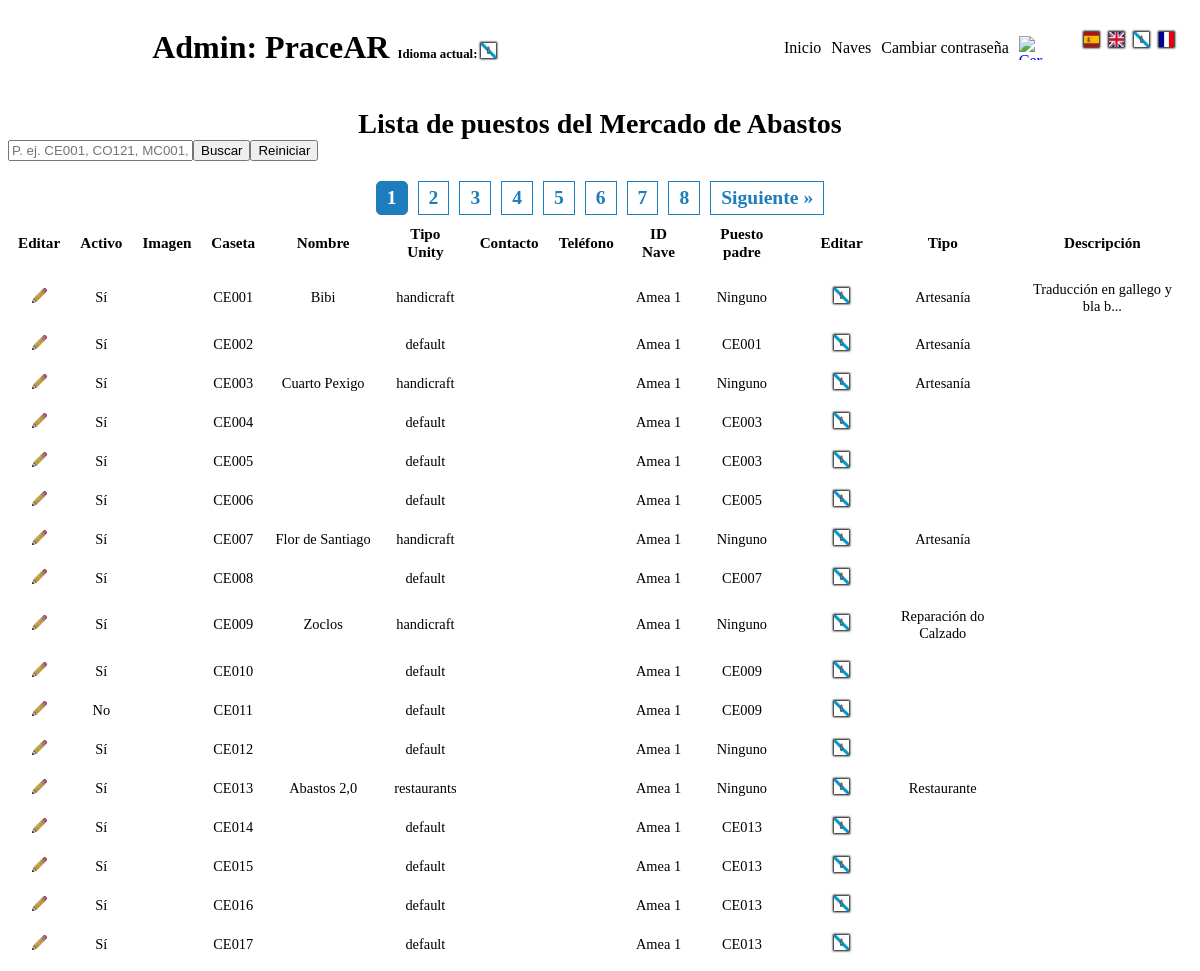
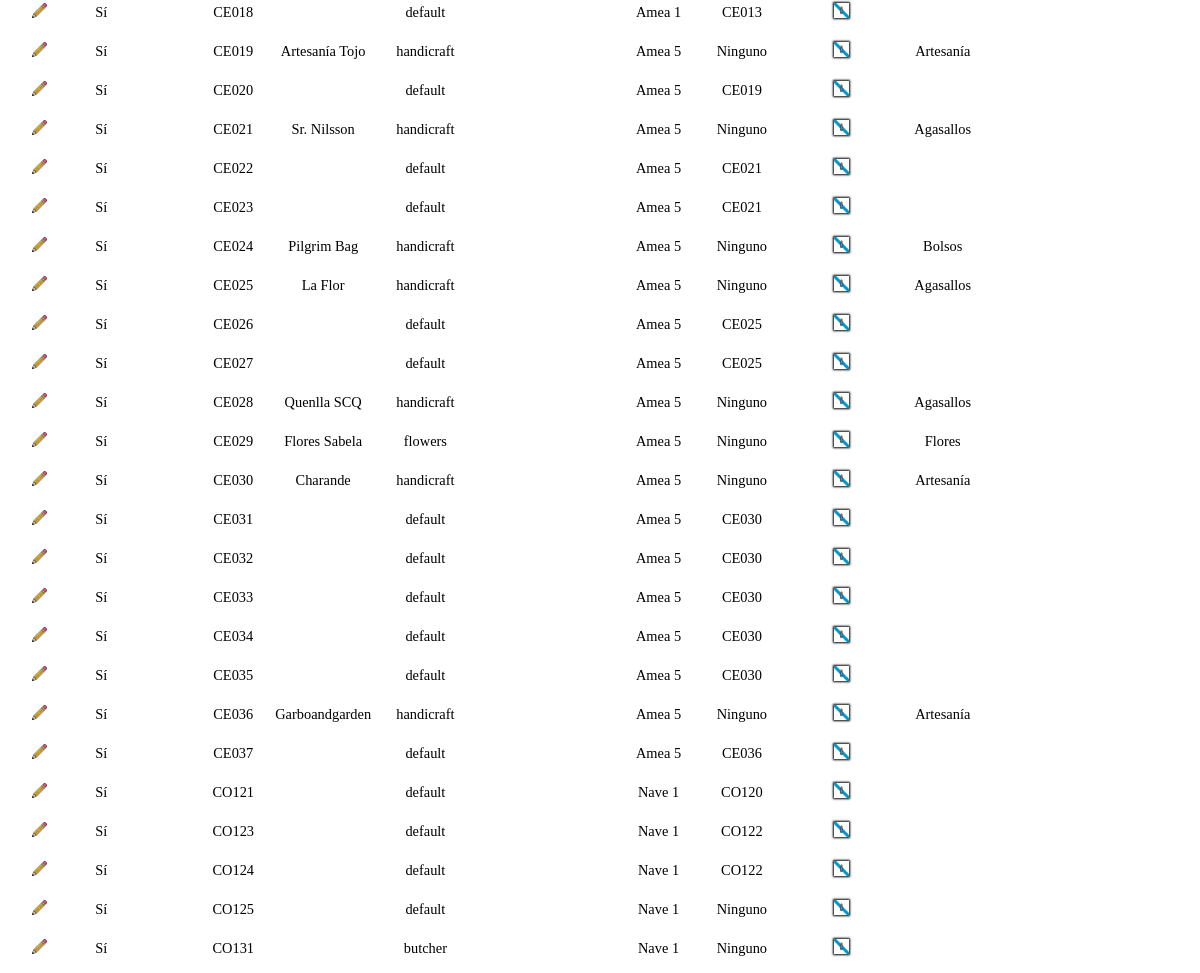
Page / (signed in, upper part) on the earlier database version (2 pictures, top to bottom).
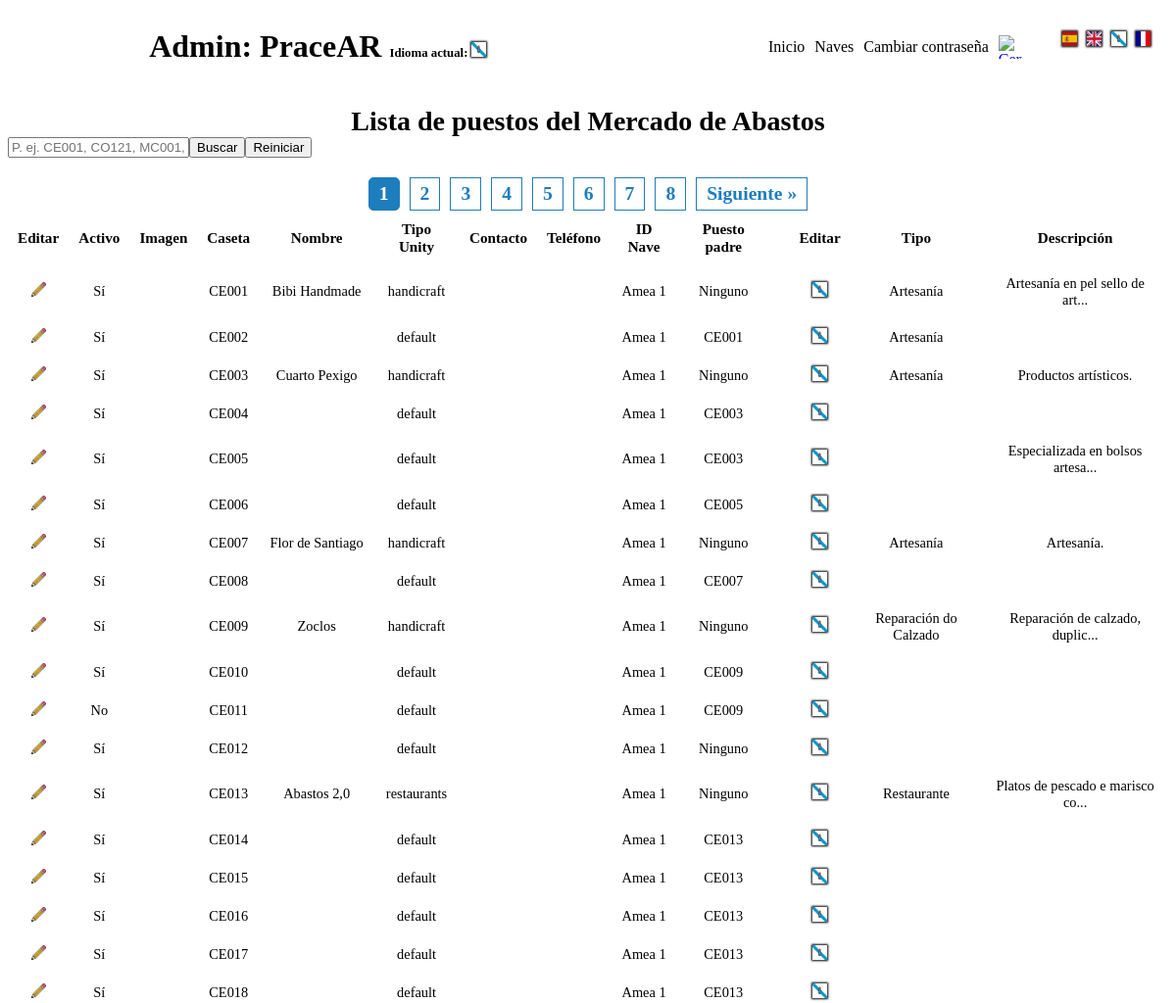
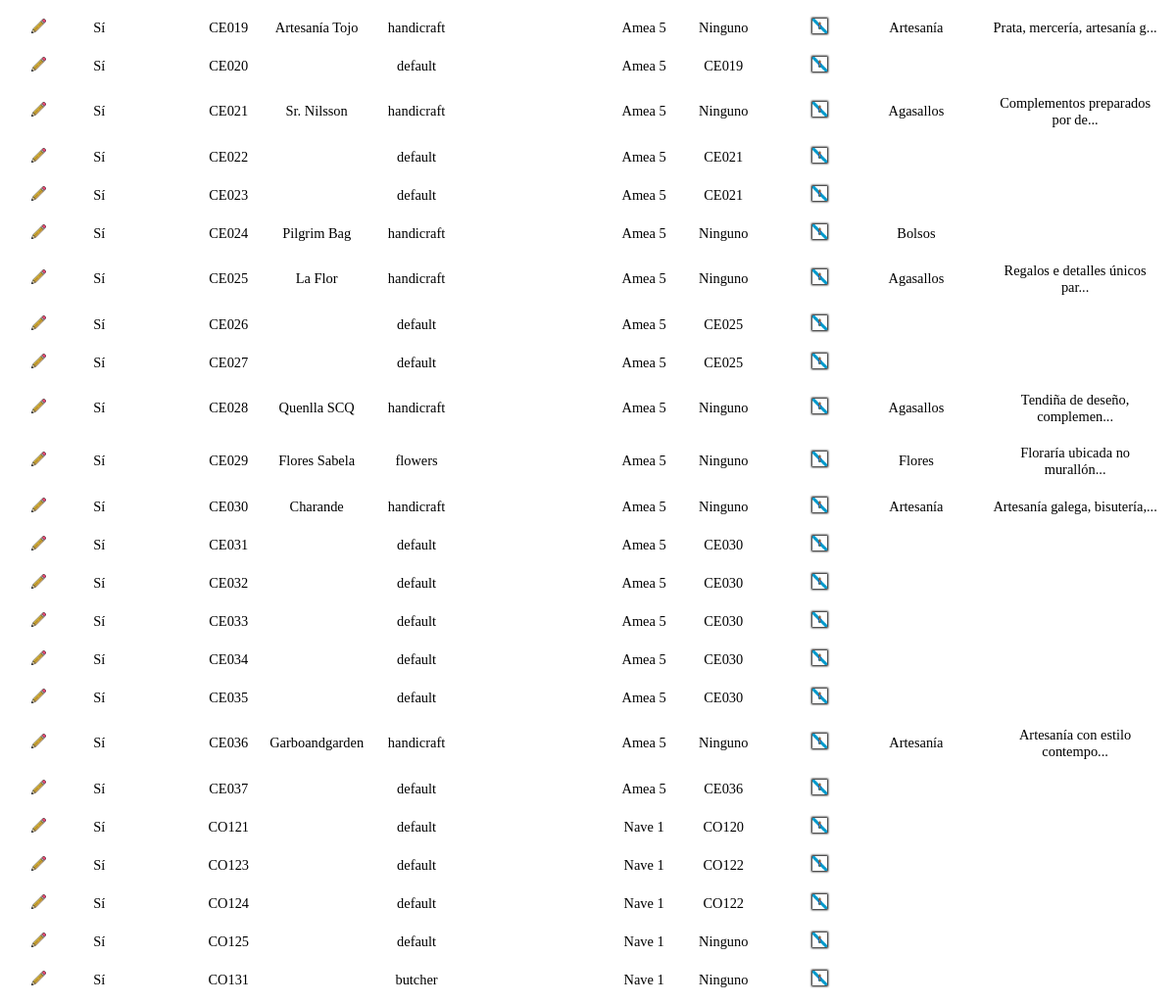
Same page on the later database version (2 pictures, top to bottom).
### tables this page shows
CREATE TABLE `puestos` (
  `id` int(11) NOT NULL,
  `caseta` char(5) NOT NULL,
  `nombre` varchar(50) NOT NULL DEFAULT 'Desconocido',
  `imagen` mediumtext DEFAULT NULL,
  `contacto` varchar(250) DEFAULT NULL,
  `telefono` varchar(15) DEFAULT NULL,
  `id_nave` int(11) DEFAULT NULL,
  `activo` tinyint(1) NOT NULL DEFAULT 1,
  `tipo_unity` varchar(30) NOT NULL DEFAULT 'default',
  `caseta_padre` char(5) DEFAULT NULL
);

CREATE TABLE `naves` (
  `id` int(11) NOT NULL,
  `tipo` varchar(20) DEFAULT NULL,
  `numero` varchar(10) NOT NULL
);

CREATE TABLE `puestos_traducciones` (
  `id` int(11) NOT NULL,
  `puesto_id` int(11) NOT NULL,
  `codigo_idioma` varchar(5) NOT NULL,
  `nombre_idioma` varchar(20) NOT NULL,
  `tipo` varchar(50) NOT NULL,
  `descripcion` text DEFAULT NULL
);

### helpers/get-language.php (called while the page is built)
<?php
function getLanguage()
{
  return $_REQUEST['lang'] ?? 'gl';
}

### helpers/truncate-text.php (called while the page is built)
<?php
function truncateText(string $texto, int $limite = 50)
{
    if (strlen($texto) > $limite) {
        return substr($texto, 0, $limite) . '...';
    } else {
        return $texto;
    }
}

### admin/index.php (the view, shortened to what this page needs)
<?php
require_once(SECTIONS . 'header.php');
require_once(HELPERS . 'truncate-text.php');
$custom_lang = getLanguage();
$results_per_page = 50;
$current_page = isset($_GET['page']) && is_numeric($_GET['page']) ? (int) $_GET['page'] : 1;
$start_from = ($current_page - 1) * $results_per_page;
$sql_total = "SELECT COUNT(p.id) as total FROM puestos p
              RIGHT JOIN puestos_traducciones pt ON p.id = pt.puesto_id
              INNER JOIN naves n on p.id_nave = n.id
              WHERE pt.codigo_idioma = '" . $custom_lang . "'";
$result_total = $conexion->query($sql_total);
$row_total = $result_total->fetch_assoc();
$total_results = $row_total['total'];
$total_pages = ceil($total_results / $results_per_page);
$sql = "SELECT p.id, p.caseta, p.imagen, p.nombre, pt.descripcion, p.contacto, p.telefono, pt.tipo, p.tipo_unity, p.id_nave, n.tipo as nave, p.caseta_padre, p.activo
        FROM puestos p
        RIGHT JOIN puestos_traducciones pt ON p.id = pt.puesto_id
        INNER JOIN naves n on p.id_nave = n.id
        WHERE pt.codigo_idioma = '" . $custom_lang . "'";
$sql .= " ORDER BY p.caseta LIMIT $start_from, $results_per_page";
$result = $conexion->query($sql);
?>
<main>
    <table class="tabla_puestos">
        <caption style="font-size: 1.75rem; font-weight: bold;">Lista de puestos del Mercado de Abastos
            <search role="search">
                <form id="formularioBusqueda" action="#" method="GET" style="display: flex;">
                    <input value="<?= $_GET['caseta'] ?? "" ?>" type="text" id="inputBusqueda"
                        placeholder="P. ej. CE001, CO121, MC001, NA338, NC041" name="caseta">
                    <input type="submit" value="Buscar">
                    <input id="inputReseteo" type="reset" value="Reiniciar">
                </form>
            </search>
            <div class="pagination" style="font-size: .7em;">
                <?php for ($i = 1; $i <= $total_pages; $i++): ?>
                    <a class="<?= $i == $current_page ? 'active' : '' ?>"
                        href="?page=<?= $i ?>&caseta=<?= $_GET['caseta'] ?? '' ?>&lang=<?= getLanguage() ?>">
                        <?= $i ?>
                    </a>
                <?php endfor; ?>
                <?php if ($current_page < $total_pages): ?>
                    <a href="?page=<?= $current_page + 1 ?>&caseta=<?= $_GET['caseta'] ?? '' ?>&lang=<?= getLanguage() ?>">Siguiente
                        &raquo;</a>
                <?php endif; ?>
            </div>
        </caption>
        <thead style="font-size: .95em;">
            <tr>
                <th>Editar</th>
                <th>Activo</th>
                <th>Imagen</th>
                <th>Caseta</th>
                <th>Nombre</th>
                <th>Tipo Unity</th>
                <th>Contacto</th>
                <th>Teléfono</th>
                <th>ID Nave</th>
                <th>Puesto padre</th>
                <th style="border-style:none;"></th>
                <th>Editar</th>
                <th>Tipo</th>
                <th>Descripción</th>
            </tr>
        </thead>
        <tbody style="font-size: .9em;">
            <?php
            if ($result->num_rows > 0):
                while ($row = $result->fetch_assoc()):
                    ?>
                    <tr id="row_<?= $row['id'] ?>">
                        <td>
                            <a href="<?= "?page=edit&id=" . $row['id'] . "&lang=" . ($_REQUEST['lang'] ?? 'gl') ?>">
                                <img loading="lazy" width='15' height='15' src="<?= PENCIL_IMAGE_URL ?>">
                            </a>
                        </td>
                        <td>
                            <?= $row['activo'] ? "Sí" : "No" ?>
                        </td>
                        <td>
                        </td>
                        <td><?= $row['caseta'] ?></td>
                        <td><?= $row['nombre'] ?></td>
                        <td><?= $row['tipo_unity'] ?></td>
                        <td><?= $row['contacto'] ?></td>
                        <td><?= $row['telefono'] ?></td>
                        <td><?= $row['nave'] ?></td>
                        <td><?= $row["caseta_padre"] ?? "Ninguno" ?></td>
                        <td style="border-style: none;"></td>
                        <td>
                            <a
                                href="<?= "?page=language&codigo_idioma=" . getLanguage() . "&id=" . $row['id'] . "&lang=" . ($_REQUEST['lang'] ?? 'gl') ?>">
                                <img loading="lazy" style="box-shadow: 0 0 2px 1px black;" width="15" height="15"
                                    src="<?= FLAG_IMAGES_URL . (getLanguage()) . ".png" ?>" alt="<?= getLanguage() ?>">
                            </a>
                        </td>
                        <td><?= $row['tipo'] ?></td>
                        <td>
                            <?= $row['descripcion'] ? truncateText($row['descripcion'], 30) : '' ?>
                        </td>
                    </tr>
                    <?php
                endwhile;
            endif;
            ?>
        </tbody>
    </table>
</main>
</body>
</html>

### index.php (shortened to what this page needs)
<?php
if (isset($_SESSION['login'])) {
    $page = $_REQUEST['page'] ?? 'index';
    switch ($page) {
        case 'index':
            require_once(ADMIN . 'index.php');
            break;
    }
} else {
    require_once("./login.php");
}
?>

### admin/components/sections/header.php (shortened to what this page needs)
<?php
require_once(HELPERS . 'get-language.php');
?>
<!DOCTYPE html>
<html lang="es">
<head>
    <link rel="stylesheet" href="https://cdn.jsdelivr.net/npm/@picocss/pico@2/css/pico.min.css">
</head>
<body class="container">
    <header style="display:flex; justify-content: space-around">
        <h1 id="cabecera_pagina_edicion">Admin: PraceAR
        <strong style="font-size: .8rem">Idioma actual: <img style="box-shadow: 0 0 2px 1px black;" width="15"
                height="15" src="<?= FLAG_IMAGES_URL . (getLanguage()) . ".png" ?>" alt="<?= getLanguage() ?>"></strong></h1>
        <?php
        require_once(COMPONENT_ADMIN . "main-menu.php");
        require_once(COMPONENT_ADMIN . "languages.php");
        ?>
    </header>
</body>

### admin/components/main-menu.php (shortened to what this page needs)
<nav style="display: flex; justify-content: space-around; align-items: center;">
    <a href="./?lang=<?= $_REQUEST['lang'] ?? 'gl' ?>" class="nav-link"
        style="text-align: center; margin-right: 10px;">Inicio</a>
    <a href="./?page=ships&lang=<?= $_REQUEST['lang'] ?? 'gl' ?>" class="nav-link"
        style="text-align: center; margin-right: 10px;">Naves</a>
    <a href="./?page=change_password&lang=<?= $_REQUEST['lang'] ?? 'gl' ?>" class="nav-link"
        style="text-align: center; margin-right: 10px;">Cambiar contraseña</a>
    <a href="./admin/logout_session.php" class="enlace_cierre_sesion" style="display: flex; align-items: center;"
        title="Cerrar sesión">
        <img src="./img/logout_icon.png"
            alt="Cerrar sesión" style="width: 24px; height: 24px;" />
    </a>
</nav>

### admin/components/languages.php (shortened to what this page needs)
<nav style="position: fixed; right: 1rem;top: 1rem">
    <ul class="flags">
        <?php
        foreach (LANGUAGES as $keyLanguage => $textLanguage):
            ?>
            <li>
                <?php
                $page = isset($_REQUEST['page']) ? "&page=" . $_REQUEST['page'] : '';
                $caseta = isset($_REQUEST['caseta']) ? "&caseta=" . $_REQUEST['caseta'] : '';
                $codigo_idioma = isset($_REQUEST['codigo_idioma']) ? "&codigo_idioma=" . $_REQUEST['codigo_idioma'] : '';
                $id = isset($_REQUEST['id']) ? "&id=" . $_REQUEST['id'] : '';
                ?>
                <a href="<?= "?lang=$keyLanguage$caseta$page$id$codigo_idioma" ?>">
                    <img width="15" height="15" src="<?= FLAG_IMAGES_URL . "$keyLanguage.png" ?>" alt="<?= $textLanguage ?>">
                </a>
            </li>
            <?php
        endforeach;
        ?>
    </ul>
</nav>

### admin/components/main-menu.php (style rules this page uses)
.nav-link { text-decoration: none; color: inherit; position: relative; }
.nav-link::after { content: ''; position: absolute; width: 100%; height: 2px; bottom: -2px; left: 0; background-color: currentColor; visibility: hidden; transform: scaleX(0); transition: all 0.3s ease-in-out; }
.enlace_cierre_sesion img { width: 24px; height: 24px; }

### admin/components/languages.php (style rules this page uses)
.flags { display: flex; list-style: none; padding: 0; }
.flags li { margin-right: 10px; }

### admin/css/index_admin.php (style rules this page uses)
.pagination { display: flex; justify-content: center; gap: 10px; margin-top: 20px; }
.pagination a { padding: 5px 10px; border: 1px solid #1e7dbd; text-decoration: none; color: #1e7dbd; }
.pagination a.active { background-color: #1e7dbd; color: white; border-color: #1e7dbd; font-weight: bold; border-radius: 5px; }
.tabla_puestos { width: 100%; border-collapse: collapse; margin-top: 20px; }
.tabla_puestos caption { font-size: 1.75rem; font-weight: bold; }
.tabla_puestos thead { font-size: .95em; }
.tabla_puestos tbody { font-size: .9em; }
.tabla_puestos th, .tabla_puestos td { padding: 10px; text-align: center; }

Differences in the rows shown:
changed puestos: nombre "Bibi" → "Bibi Handmade"; puestos_traducciones.descripcion "Traducción en gallego y bla b..." → "Artesanía en pel sello de art..."
changed through a linked row, puestos "Cuarto Pexigo": puestos_traducciones.descripcion (not shown) → "Productos artísticos."
changed through a linked row, puestos: puestos_traducciones.descripcion (not shown) → "Especializada en bolsos artesa..."
changed through a linked row, puestos "Flor de Santiago": puestos_traducciones.descripcion (not shown) → "Artesanía."
changed through a linked row, puestos "Zoclos": puestos_traducciones.descripcion (not shown) → "Reparación de calzado, duplic..."
changed through a linked row, puestos "Abastos 2,0": puestos_traducciones.descripcion (not shown) → "Platos de pescado e marisco co..."
changed through a linked row, puestos "Artesanía Tojo": puestos_traducciones.descripcion (not shown) → "Prata, mercería, artesanía g..."
changed through a linked row, puestos "Sr. Nilsson": puestos_traducciones.descripcion (not shown) → "Complementos preparados por de..."
changed through a linked row, puestos "La Flor": puestos_traducciones.descripcion (not shown) → "Regalos e detalles únicos par..."
changed through a linked row, puestos "CE028": puestos_traducciones.descripcion (not shown) → "Tendiña de deseño, complemen..."
changed through a linked row, puestos "CE029": puestos_traducciones.descripcion (not shown) → "Floraría ubicada no murallón..."
changed through a linked row, puestos "Charande": puestos_traducciones.descripcion (not shown) → "Artesanía galega, bisutería,..."
changed through a linked row, puestos "Garboandgarden": puestos_traducciones.descripcion (not shown) → "Artesanía con estilo contempo..."
